Frame 1 (no input): blank canvas, image omitted
Frame 60 (the mouse pressed at the canvas centre just before this capture): blank canvas, image omitted
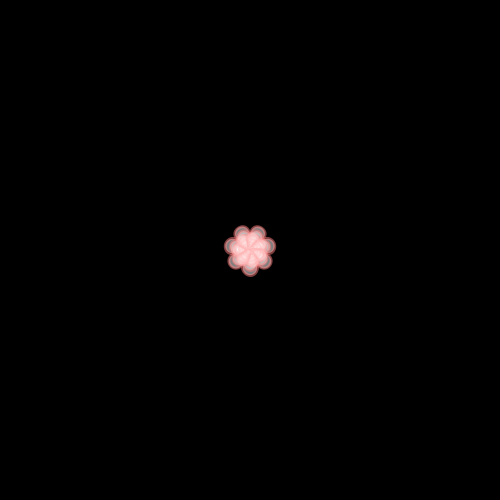
Frame 120 (the mouse held since frame 60 and released just before this capture)

The Processing sketch whose frames 1 and 60 were blank and that drew this single picture after the mouse press (run headless with seeded random() and noise(); from frame 60 on, the mouse is pressed at the canvas centre):

// Processing sketch: processing_84067
// ── processing_84067.pde

float num = 6;
int s = 3;

int center_x = 250;
int center_y = 250;
 
 
void setup() {
  size(500, 500);
  colorMode(HSB, 360, 100, 100);
  background(0);
  smooth();
}
 
void draw() {
  background(0);
 
  for (int i = s;i>=3;i-=2) {
    fill(360,map(mouseX,0,width,0,255));
    strokeWeight(3);
    pushMatrix();
    translate(center_x, center_y);
    stroke(360 * i / s, 50, 100,map(mouseY,0,height,0,255));
    flower(0,0, i);
    popMatrix();
    
    pushMatrix();
    translate(center_x, center_y);
    rotate(radians(90));
    stroke(360 * i / s,30,100,map(mouseY,0,height,0,255));
    flower(0,0, i-1);
    popMatrix(); 
    
  }
  
}
void flower(float x, float y, float s) {
  for (int j = 0 ; j < num; j++) {
    pushMatrix();
    translate(x, y);
    rotate(radians((360/ num) * j));
 
    for (float i = 5; i > 0;i--) { // 10
      ellipse(0, i*1.2*s, (s*i+3)*0.8, (s*i+3)*0.8);//1.2
    }
    popMatrix();
  }
}
 
 
void mousePressed() {
  if (mouseButton == LEFT) {
    s++;
    
  }
  else {
    num++;
  }
}
 
void keyPressed () {
  num = 6;
  s = 3;
}
